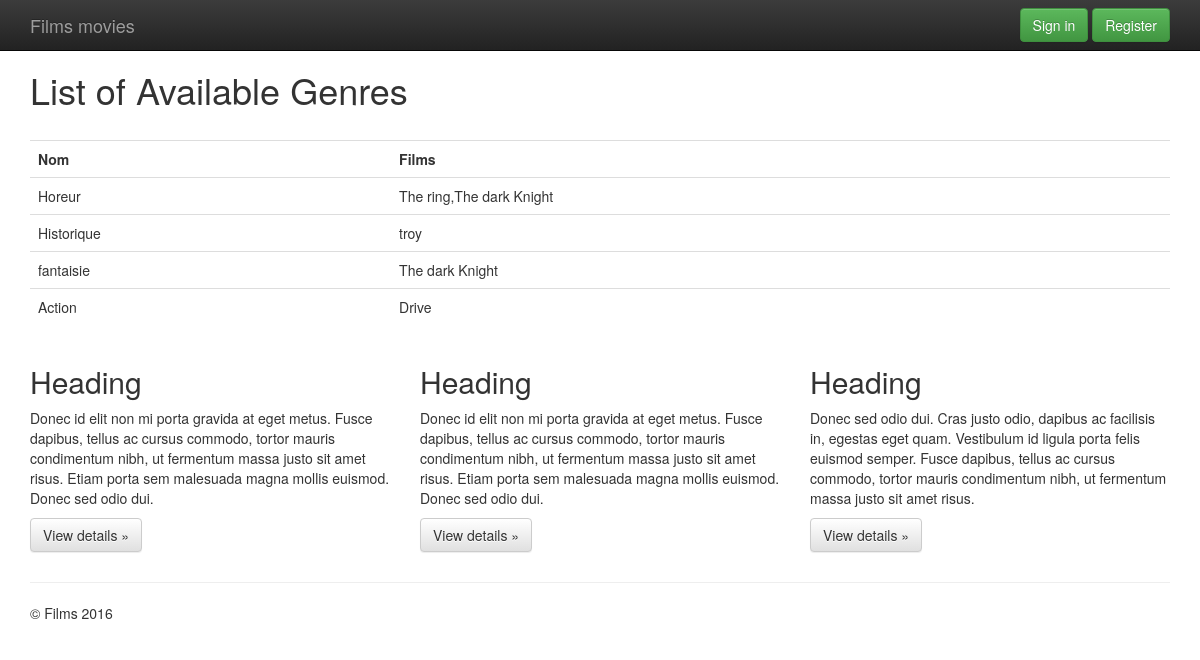
The app's page /genres with its own data.
### films/models.py (models this page shows, shortened)
class Genre(models.Model):
    nom = models.CharField(max_length=255)

class Film(models.Model):
    nom = models.CharField(max_length=255)
    auteur = models.ForeignKey(Author)
    date_sortie  = models.DateField()
    disponible= models.BooleanField(default= True)
    genre = models.ManyToManyField(Genre)
    image= models.ImageField(upload_to='photos')
    auteurs = models.ManyToManyField(User,through='Favori')
    def __str__(self):
        return self.nom

### films/views.py (the view)
# urls.py: url(r'^genres$', hv.GenreList.as_view(), name="genres"),
class GenreList(ListView):
    model = Genre
    context_object_name = 'genres'

### templates/films/Genre_list.html
{% extends "base.html" %}
{% block content %}
<h1>List of Available Genres</h1>    <br>
<table class="table">
    <tr>
    <th>Nom</th>
        <th>Films</th>
    </tr>
{% for foo in genres%}
    <tr>
        <td>  {{foo.nom}} </td>
       <td>{{foo.film_set.all|join:','}}</td>
    </tr>
    {% empty %}
    <tr>
     <td>There's no Genres yet</td>
    </tr>
{% endfor %}
</table>
{% endblock %}

### templates/base.html (style rules this page uses)
body { padding-top: 50px; padding-bottom: 20px; }

### records on screen
Genre: nom "Horeur", film_set.all "The ring,The dark Knight"
Genre: nom "Historique", film_set.all "troy"
Genre: nom "fantaisie", film_set.all "The dark Knight"
Genre: nom "Action", film_set.all "Drive"
